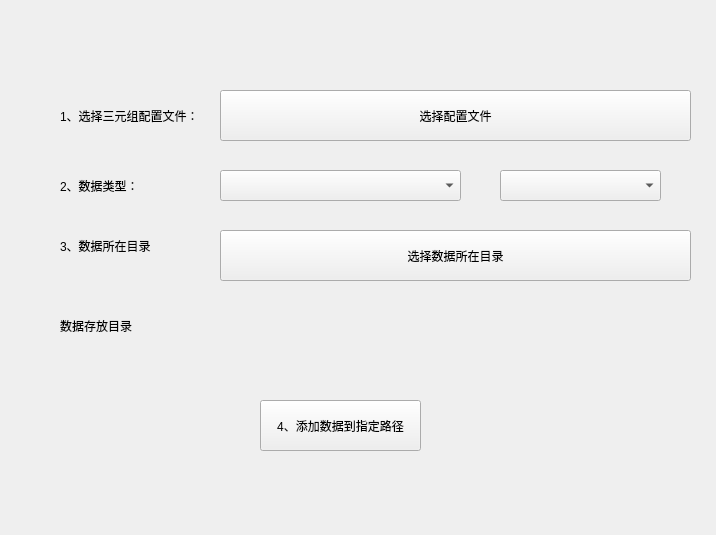
<?xml version="1.0" encoding="UTF-8"?>
<ui version="4.0">
 <class>ai_data_import</class>
 <widget class="QWidget" name="ai_data_import">
  <property name="geometry">
   <rect>
    <x>0</x>
    <y>0</y>
    <width>716</width>
    <height>535</height>
   </rect>
  </property>
  <property name="windowTitle">
   <string>三元组数据处理</string>
  </property>
  <widget class="QPushButton" name="select_config_button">
   <property name="geometry">
    <rect>
     <x>220</x>
     <y>90</y>
     <width>471</width>
     <height>51</height>
    </rect>
   </property>
   <property name="text">
    <string>选择配置文件</string>
   </property>
  </widget>
  <widget class="QComboBox" name="comboBox">
   <property name="geometry">
    <rect>
     <x>220</x>
     <y>170</y>
     <width>241</width>
     <height>31</height>
    </rect>
   </property>
  </widget>
  <widget class="QLabel" name="label">
   <property name="geometry">
    <rect>
     <x>60</x>
     <y>170</y>
     <width>121</width>
     <height>31</height>
    </rect>
   </property>
   <property name="text">
    <string>2、数据类型：</string>
   </property>
  </widget>
  <widget class="QLabel" name="label_2">
   <property name="geometry">
    <rect>
     <x>60</x>
     <y>220</y>
     <width>141</width>
     <height>51</height>
    </rect>
   </property>
   <property name="text">
    <string>3、数据所在目录</string>
   </property>
  </widget>
  <widget class="QPushButton" name="select_data_folder">
   <property name="geometry">
    <rect>
     <x>220</x>
     <y>230</y>
     <width>471</width>
     <height>51</height>
    </rect>
   </property>
   <property name="text">
    <string>选择数据所在目录</string>
   </property>
  </widget>
  <widget class="QPushButton" name="exec_button">
   <property name="geometry">
    <rect>
     <x>260</x>
     <y>400</y>
     <width>161</width>
     <height>51</height>
    </rect>
   </property>
   <property name="text">
    <string>4、添加数据到指定路径</string>
   </property>
  </widget>
  <widget class="QLabel" name="label_3">
   <property name="geometry">
    <rect>
     <x>60</x>
     <y>100</y>
     <width>141</width>
     <height>31</height>
    </rect>
   </property>
   <property name="text">
    <string>1、选择三元组配置文件：</string>
   </property>
  </widget>
  <widget class="QLabel" name="label_4">
   <property name="geometry">
    <rect>
     <x>60</x>
     <y>300</y>
     <width>141</width>
     <height>51</height>
    </rect>
   </property>
   <property name="text">
    <string>数据存放目录</string>
   </property>
  </widget>
  <widget class="QLabel" name="target_data_folder">
   <property name="geometry">
    <rect>
     <x>220</x>
     <y>300</y>
     <width>471</width>
     <height>61</height>
    </rect>
   </property>
   <property name="focusPolicy">
    <enum>Qt::NoFocus</enum>
   </property>
   <property name="text">
    <string/>
   </property>
   <property name="wordWrap">
    <bool>true</bool>
   </property>
  </widget>
  <widget class="QComboBox" name="comboBox_2">
   <property name="geometry">
    <rect>
     <x>500</x>
     <y>170</y>
     <width>161</width>
     <height>31</height>
    </rect>
   </property>
  </widget>
 </widget>
 <resources/>
 <connections/>
</ui>
